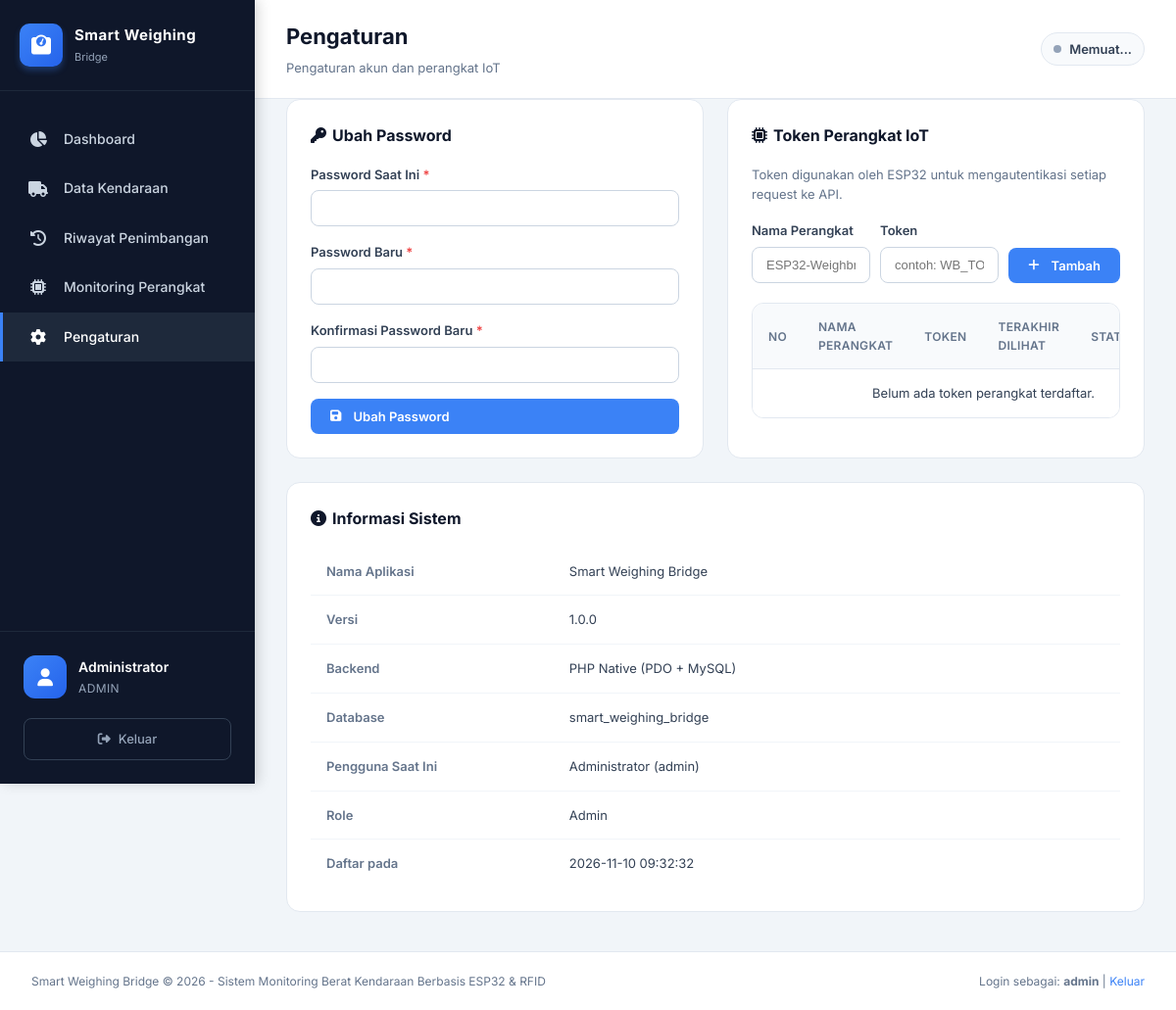
Page /pages/settings.php (signed in) on the committed database.
### tables this page shows
CREATE TABLE `users` (
  `id` int(11) NOT NULL AUTO_INCREMENT,
  `username` varchar(50) NOT NULL,
  `password_hash` varchar(255) NOT NULL,
  `full_name` varchar(100) NOT NULL,
  `role` enum('admin','operator') DEFAULT 'operator',
  `is_active` tinyint(1) DEFAULT 1,
  `created_at` datetime DEFAULT CURRENT_TIMESTAMP,
  `updated_at` datetime DEFAULT CURRENT_TIMESTAMP ON UPDATE CURRENT_TIMESTAMP,
  PRIMARY KEY (`id`),
  UNIQUE KEY `uk_username` (`username`)
);

### pages/settings.php (the view, shortened to what this page needs)
<?php
$db = new Database();
$pdo = $db->getConnection();
$userId = (int)($_SESSION['user_id'] ?? 0);
$userData = null;
try {
    $stmt = $pdo->prepare("SELECT id, username, full_name, role, is_active, created_at FROM users WHERE id = :id LIMIT 1");
    $stmt->execute([':id' => $userId]);
    $userData = $stmt->fetch();
} catch (Throwable $e) {
    error_log("Settings user fetch error: " . $e->getMessage());
}
$deviceTokens = [];
try {
    $stmt = $pdo->query("SELECT id, device_name, device_token, last_seen, connection_status, created_at FROM devices ORDER BY created_at DESC");
    $deviceTokens = $stmt->fetchAll();
} catch (Throwable $e) {
    error_log("Settings device tokens error: " . $e->getMessage());
}
$pageTitle = 'Pengaturan';
$pageSubtitle = 'Pengaturan akun dan perangkat IoT';
$activePage = 'settings';
include __DIR__ . '/../layouts/header.php';
?>
            <div style="padding:0 32px 40px;">
                <div style="display:grid;grid-template-columns:repeat(auto-fit,minmax(300px,1fr));gap:24px;">
                    <div class="card">
                        <h3 style="font-size:16px;font-weight:700;margin-bottom:16px;color:#0f172a;">
                            <i class="fas fa-key me-2"></i>Ubah Password
                        </h3>
                        <form method="POST" id="passwordForm">
                            <div class="form-group">
                                <label>Password Saat Ini <span style="color:#ef4444;">*</span></label>
                                <input type="password" name="current_password" required autocomplete="current-password">
                            </div>
                            <div class="form-group">
                                <label>Password Baru <span style="color:#ef4444;">*</span></label>
                                <input type="password" name="new_password" required autocomplete="new-password" minlength="6">
                            </div>
                            <div class="form-group">
                                <label>Konfirmasi Password Baru <span style="color:#ef4444;">*</span></label>
                                <input type="password" name="confirm_password" required autocomplete="new-password">
                            </div>
                            <button type="submit" class="btn-save" style="width:100%;">
                                <i class="fas fa-save me-2"></i>Ubah Password
                            </button>
                        </form>
                    </div>
                    <div class="card">
                        <h3 style="font-size:16px;font-weight:700;margin-bottom:16px;color:#0f172a;">
                            <i class="fas fa-microchip me-2"></i>Token Perangkat IoT
                        </h3>
                        <p style="font-size:13px;color:#64748b;margin-bottom:16px;">
                            Token digunakan oleh ESP32 untuk mengautentikasi setiap request ke API.
                        </p>
                        <form method="POST" id="deviceTokenForm" style="margin-bottom:20px;">
                            <div style="display:grid;grid-template-columns:1fr 1fr auto;gap:10px;align-items:end;">
                                <div class="form-group" style="margin-bottom:0;">
                                    <label>Nama Perangkat</label>
                                    <input type="text" name="device_name" required placeholder="ESP32-Weighbridge-01">
                                </div>
                                <div class="form-group" style="margin-bottom:0;">
                                    <label>Token</label>
                                    <input type="text" name="device_token" required placeholder="contoh: WB_TOKEN_2026">
                                </div>
                                <button type="submit" class="btn-save" style="width:100%;">
                                    <i class="fas fa-plus me-2"></i>Tambah
                                </button>
                            </div>
                        </form>
                        <div class="table-wrapper" style="margin:0;">
                            <table class="data-table">
                                <thead>
                                    <tr>
                                        <th>No</th>
                                        <th>Nama Perangkat</th>
                                        <th>Token</th>
                                        <th>Terakhir Dilihat</th>
                                        <th>Status</th>
                                    </tr>
                                </thead>
                                <tbody>
                                    <?php if (empty($deviceTokens)): ?>
                                    <tr><td colspan="6" class="text-center">Belum ada token perangkat terdaftar.</td></tr>
                                    <?php endif; ?>
                                </tbody>
                            </table>
                        </div>
                    </div>
                </div>
                <div style="margin-top:24px;">
                    <div class="card">
                        <h3 style="font-size:16px;font-weight:700;margin-bottom:16px;color:#0f172a;">
                            <i class="fas fa-info-circle me-2"></i>Informasi Sistem
                        </h3>
                        <table class="data-table" style="font-size:13px;">
                            <tbody>
                                <tr>
                                    <td style="width:30%;font-weight:600;color:#64748b;">Nama Aplikasi</td>
                                    <td>Smart Weighing Bridge</td>
                                </tr>
                                <tr>
                                    <td style="font-weight:600;color:#64748b;">Versi</td>
                                    <td>1.0.0</td>
                                </tr>
                                <tr>
                                    <td style="font-weight:600;color:#64748b;">Backend</td>
                                    <td>PHP Native (PDO + MySQL)</td>
                                </tr>
                                <tr>
                                    <td style="font-weight:600;color:#64748b;">Database</td>
                                    <td>smart_weighing_bridge</td>
                                </tr>
                                <tr>
                                    <td style="font-weight:600;color:#64748b;">Pengguna Saat Ini</td>
                                    <td><?php echo htmlspecialchars($userData['full_name'] ?? '-') . ' (' . htmlspecialchars($userData['username'] ?? '-') . ')'; ?></td>
                                </tr>
                                <tr>
                                    <td style="font-weight:600;color:#64748b;">Role</td>
                                    <td><?php echo htmlspecialchars(ucfirst($userData['role'] ?? 'operator')); ?></td>
                                </tr>
                                <tr>
                                    <td style="font-weight:600;color:#64748b;">Daftar pada</td>
                                    <td><?php echo htmlspecialchars($userData['created_at'] ?? '-'); ?></td>
                                </tr>
                            </tbody>
                        </table>
                    </div>
                </div>
            </div>
</div>
</main>
<?php include __DIR__ . '/../layouts/footer.php';

### layouts/header.php (shortened to what this page needs)
<?php
$uri      = $_SERVER['REQUEST_URI'] ?? '/';
$pathPart = parse_url($uri, PHP_URL_PATH);
$dir      = dirname($pathPart);
$depth    = substr_count($dir, '/') - 1;
$depth    = max(0, $depth);
$assetsPrefix = $depth > 0 ? str_repeat('../', $depth) : '';
$navPrefix    = $depth > 0 ? str_repeat('../', $depth) : '';
?>
<!DOCTYPE html>
<html lang="id">
<head>
    <link rel="stylesheet" href="<?php echo $assetsPrefix; ?>assets/css/style.css">
    <link rel="stylesheet" href="https://cdnjs.cloudflare.com/ajax/libs/font-awesome/6.4.0/css/all.min.css">
</head>
<body>
    <div class="dashboard-layout">
        <aside class="sidebar" id="sidebar">
            <div class="sidebar-brand">
                <div class="brand-icon"><i class="fas fa-weight-scale"></i></div>
                <div class="brand-text">
                    <div class="brand-name">Smart Weighing</div>
                    <div class="brand-sub">Bridge</div>
                </div>
            </div>
            <nav class="sidebar-nav">
                <a href="<?php echo $navPrefix; ?>dashboard.php" class="nav-item <?php echo ($activePage ?? '') === 'dashboard' ? 'active' : ''; ?>">
                    <i class="fas fa-chart-pie nav-icon"></i>
                    <span class="nav-label">Dashboard</span>
                </a>
                <a href="<?php echo $navPrefix; ?>pages/vehicle-data.php" class="nav-item <?php echo ($activePage ?? '') === 'vehicles' ? 'active' : ''; ?>">
                    <i class="fas fa-truck nav-icon"></i>
                    <span class="nav-label">Data Kendaraan</span>
                </a>
                <a href="<?php echo $navPrefix; ?>pages/weighing-history.php" class="nav-item <?php echo ($activePage ?? '') === 'history' ? 'active' : ''; ?>">
                    <i class="fas fa-history nav-icon"></i>
                    <span class="nav-label">Riwayat Penimbangan</span>
                </a>
                <a href="<?php echo $navPrefix; ?>pages/device-monitoring.php" class="nav-item <?php echo ($activePage ?? '') === 'devices' ? 'active' : ''; ?>">
                    <i class="fas fa-microchip nav-icon"></i>
                    <span class="nav-label">Monitoring Perangkat</span>
                </a>
                <a href="<?php echo $navPrefix; ?>pages/settings.php" class="nav-item <?php echo ($activePage ?? '') === 'settings' ? 'active' : ''; ?>">
                    <i class="fas fa-cog nav-icon"></i>
                    <span class="nav-label">Pengaturan</span>
                </a>
            </nav>
            <div class="sidebar-footer">
                <div class="user-info">
                    <div class="user-avatar"><i class="fas fa-user"></i></div>
                    <div class="user-meta">
                        <div class="user-name"><?php echo htmlspecialchars($_SESSION['full_name'] ?? 'Pengguna'); ?></div>
                        <div class="user-role"><?php echo htmlspecialchars($_SESSION['role'] ?? 'operator'); ?></div>
                    </div>
                </div>
                <a href="<?php echo $navPrefix; ?>logout.php" class="btn-logout">
                    <i class="fas fa-sign-out-alt"></i> Keluar
                </a>
            </div>
        </aside>
        <main class="main-content">
            <header class="content-header">
                <div class="header-left">
                    <h1 class="page-title"><?php echo htmlspecialchars($pageTitle ?? 'Dashboard'); ?></h1>
                    <p class="page-subtitle"><?php echo htmlspecialchars($pageSubtitle ?? ''); ?></p>
                </div>
                <div class="header-right">
                    <div class="status-indicator">
                        <span class="status-dot" id="espDot"></span>
                        <span class="status-text" id="espText">Memuat...</span>
                    </div>
                </div>
            </header>
            <div class="main-body">

### layouts/footer.php (shortened to what this page needs)
<?php
$navPrefix = isset($navPrefix) ? $navPrefix : '';
?>
            </div>
        <footer class="app-footer" style="padding: 20px 32px; border-top: 1px solid #e2e8f0; background: #ffffff; color: #64748b; font-size: 12px; margin-top: auto; flex-shrink: 0;">
            <div style="display: flex; justify-content: space-between; align-items: center; flex-wrap: wrap; gap: 12px;">
                <div>Smart Weighing Bridge &copy; 2026 - Sistem Monitoring Berat Kendaraan Berbasis ESP32 &amp; RFID</div>
                <div>Login sebagai: <strong><?php echo htmlspecialchars($_SESSION['username'] ?? '-'); ?></strong> | <a href="<?php echo $navPrefix; ?>logout.php" style="color:#3b82f6;">Keluar</a></div>
            </div>
        </footer>
</body>
</html>

### assets/css/style.css (style rules this page uses)
:root { --navy-dark: #0f172a; --navy: #1e293b; --blue: #3b82f6; --blue-dark: #2563eb; --white: #ffffff; --slate: #f1f5f9; --border: #e2e8f0; --text: #0f172a; --text-muted: #64748b; --success: #22c55e; --danger: #ef4444; --warning: #f59e0b; --shadow: 0 10px 25px -5px rgba(0,0,0,0.05); }
* { box-sizing: border-box; }
html { scroll-behavior: smooth; }
body { font-family: 'Inter', sans-serif; background: #f1f5f9; color: var(--text); line-height: 1.6; margin: 0; }
a { text-decoration: none; color: inherit; }
button { font-family: inherit; cursor: pointer; border: none; background: transparent; }
.me-2 { margin-right: 0.5rem; }
.text-center { text-align: center; }
.card { background: var(--white); border: 1px solid var(--border); border-radius: 14px; padding: 24px; }
.table-wrapper { overflow-x: auto; border: 1px solid var(--border); border-radius: 12px; }
.data-table { width: 100%; border-collapse: collapse; background: var(--white); font-size: 13px; }
.data-table th { background: #f8fafc; color: var(--text-muted); font-weight: 600; text-transform: uppercase; letter-spacing: 0.3px; padding: 14px 16px; text-align: left; border-bottom: 1px solid var(--border); font-size: 12px; }
.data-table td { padding: 14px 16px; border-bottom: 1px solid #f1f5f9; color: #334155; }
.data-table tr:last-child td { border-bottom: none; }
.form-group { margin-bottom: 16px; }
.form-group label { display: block; margin-bottom: 6px; font-weight: 600; font-size: 13px; color: #334155; }
.form-group input, .form-group select { width: 100%; padding: 10px 14px; border: 1px solid #cbd5e1; border-radius: 8px; font-size: 13px; color: var(--text); background: var(--white); }

### pages/settings.php (style rules this page uses)
.card { background:#fff;border:1px solid #e2e8f0;border-radius:14px;padding:24px; }
.form-group { margin-bottom:16px; }
.form-group label { display:block;margin-bottom:6px;font-weight:600;font-size:13px;color:#334155; }
.form-group input { width:100%;padding:10px 14px;border:1px solid #cbd5e1;border-radius:8px;font-size:13px;color:#0f172a;background:#fff; }
.btn-save { padding:10px 20px;background:#3b82f6;color:#fff;border-radius:8px;font-weight:600;font-size:13px;display:inline-flex;align-items:center;gap:6px;transition:background .2s; }
.me-2 { margin-right:6px; }

### rows in the picture
users: full_name "Administrator", username "admin", role "Admin", created_at "2026-11-10 09:32:32"

### other values in the picture
$_SESSION['full_name'] "Administrator"
$_SESSION['role'] "ADMIN"
$pageTitle "Pengaturan"
$pageSubtitle "Pengaturan akun dan perangkat IoT"
$_SESSION['username'] "admin"
